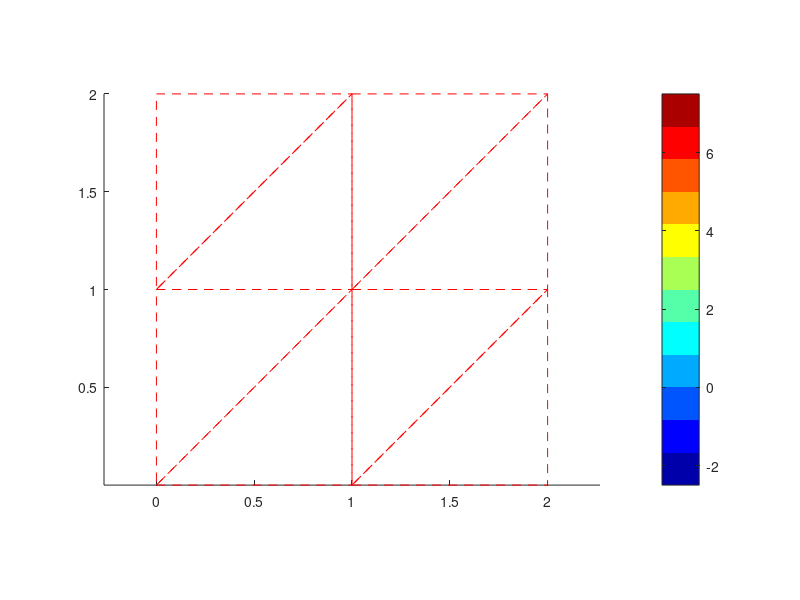

MATLAB code to generate this figure: (Note: this script raises an error after producing the figure.)
% Dimenze ulohu (1 stupen volnosti: T, 3 uzly na prvku):
ndof=1   
puzlu=3   

% ZADANI - material:
lambda=5.0
t=1

% ZADANI - geometrie:
uzly=[
0 0 ;
1 0 ;
2 0 ;
0 1 ;
1 1 ;
2 1 ;
0 2 ;
1 2 ;
2 2 ];
prvky=[
1 5 4 ;
1 2 5 ;
2 6 5 ;
2 3 6 ;
4 8 7 ;
4 5 8 ;
5 9 8 ;
5 6 9 ];
nuzlu=size(uzly,1)
nprvku=size(prvky,1)

% ZADANI - podpory (uzel,smer,velikost):
podpory=[
1 1 -5 ;
2 1 -5 ;
3 1 -5 ;
7 1 10 ;
8 1 10 ;
9 1 10 ];
npodpor=size(podpory,1)

% ZADANI - sily (uzel,smer,velikost):
sily=[
3 1 0 ;
4 1 0 ];
nsil=size(sily,1);

% VYPOCET: --------------------------------

% Vypocet kodovych cisel:
kcis=zeros(nprvku,ndof*puzlu);
for i=1:nprvku
  for j=1:puzlu
    for k=1:ndof
      kcis(i, ((j-1)*ndof+k))=(prvky(i,j)-1)*ndof+k ;
    end
  end
end

% Vypis kodovych cisel
kcis;

% Nulovani matic a vektoru:
velikost = nuzlu*ndof;
K = zeros(velikost);
u = zeros(velikost,1);
F = zeros(velikost,1);


% Sestaveni a lokalizace matic tuhosti:
for i=1:nprvku
  % Matice tuhosti:
  x= zeros(3,1);
  y= zeros(3,1);
  
  for j=1:puzlu
      x(j) = uzly(prvky(i,j), 1);
      y(j) = uzly(prvky(i,j), 2);
  end
  
  S=[ x(1) y(1) 1 ;          
      x(2) y(2) 1 ;
      x(3) y(3) 1 ];
  
  B=[1 0 0 ;
     0 1 0 ];
  
  D= -lambda*[
  1 0 ;
  0 1 ];
  
  Si=inv(S);
  
  % Plocha prvku
  A = 0.5*(x(1)*y(2)-x(2)*y(1)+x(2)*y(3)-x(3)*y(2)+x(3)*y(1)-x(1)*y(3));
  
   % kvuli kresleni:
  souradnice(:,:,i)=[x(1) y(1);x(2) y(2); x(3) y(3); x(1) y(1)];
    
  Ke=A*t*Si'*B'*D*B*Si;
     
  % Samotna lokalizace:
  for j=1:(puzlu*ndof)
    for k=1:(puzlu*ndof)
      K(kcis(i,j),kcis(i,k)) = K(kcis(i,j),kcis(i,k))+Ke(j,k);
    end
  end
end

% Zatizeni:
for i=1:nsil
	iuz=sily(i,1);
	ismer=sily(i,2);
	pos = (ndof*(iuz-1))+ismer;
    F(pos) = F(pos)+sily(i,3);
end

% Podpory:
for i=1:npodpor
	iuz=podpory(i,1);
	ismer=podpory(i,2);
	pos = (ndof*(iuz-1))+ismer;
    u(pos) = u(pos)+podpory(i,3);
    for j=1:velikost
        F(j) = F(j)-podpory(i,3)*K(j,pos);
        K(pos,j) = 0.0 ;
        K(j,pos) = 0.0 ;
    end
	K(pos,pos) = 1.0 ;
    if abs(podpory(i,3)) > 0 
        F(pos) = 1.0*podpory(i,3);
    end
end

% Kresleni:
hold on
for i=1:nprvku
  plot(souradnice(:,1,i),souradnice(:,2,i),'--r')
end



% RESENI soustavy rovnic (vysledne teploty):
u=K\F

% Malovani barvicek podle teplot:
axis equal
maplen = 12 ; % pocet barev
colormap (jet (maplen)); % barevna mapa
for i=1:nprvku
  c(i) = 0 ;
  for j=1:puzlu % souradnice ve tvaru, co potrebuje "patch"
    xi(i,j) = uzly(prvky(i,j),1) ;
    yi(i,j) = uzly(prvky(i,j),2) ;
    c(i) = c(i) + u(kcis(i,j)) ;
  end
	c(i) = c(i)/puzlu; % prumerna hodnota na prvku
end
cmi = min(c) ; cma=max(c); % max. a min. hodnota
for i=1:nprvku
	c(i) = (((c(i)-cmi) / ((cma-cmi)))*maplen) ;
end
caxis([cmi cma]); % rozsah osy
colorbar; % teplomer
p = patch (xi', yi'); % kresleni ploch
set (p, "cdatamapping", "direct", "facecolor", "flat", "cdata", c ); %vybarveni
